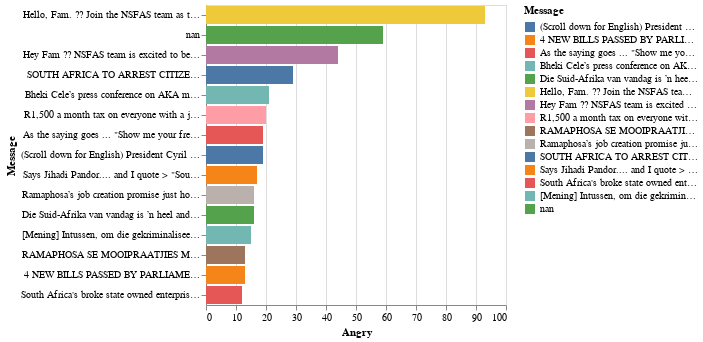

Here is the notebook cell this chart was saved with:
### Code cell
# Top 15 Messages having received high number of Angry
data_Ls=data.pivot_table(values=['Angry'], index='Message', aggfunc=np.sum).reset_index().sort_values('Angry', ascending=False).head(15)
alt.Chart(data_Ls).mark_bar().encode(x='Angry', y=alt.Y('Message:N', sort='-x'), color='Message', tooltip=['Message']).interactive()

### Figure 1 — Vega-Lite specification as saved in the notebook (floating-point values rounded to 4 significant figures)
{"config": {"view": {"continuousWidth": 300, "continuousHeight": 300}}, "data": {"name": "data-2c2cb5f7cb5cc50b336ad24ee5fe3bb5"}, "mark": {"type": "bar"}, "encoding": {"color": {"field": "Message", "type": "nominal"}, "tooltip": [{"field": "Message", "type": "nominal"}], "x": {"field": "Angry", "type": "quantitative"}, "y": {"field": "Message", "sort": "-x", "type": "nominal"}}, "params": [{"name": "param_9", "select": {"type": "interval", "encodings": ["x", "y"]}, "bind": "scales"}], "$schema": "https://vega.github.io/schema/vega-lite/v5.8.0.json", "datasets": {"data-2c2cb5f7cb5cc50b336ad24ee5fe3bb5": [{"Message": "Hello, Fam. ?? Join the NSFAS team as they exhibit at the #PresidentialImbizo on March 7 at the Sy Mthimunye Stadium in Emalahleni Local Municipality, Nkangala District, Mpumalanga. Let's #LeaveNoOneBehind ????", "Angry": 93}, {"Message": "nan", "Angry": 59}, {"Message": "Hey Fam ?? NSFAS team is excited to be a part of the #PresidentialImbizo to be held 7 March at the Sy Mthimunye Stadium in the Emalahleni Local Municipality, Nkangala District, Mpumalanga. Do come through and lets #LeaveNoOneBehind ????", "Angry": 44}, {"Message": "SOUTH AFRICA TO ARREST CITIZENS IN IDF CAPE TOWN, South Africa -- South Africa's foreign minister says her country's citizens who fight in the Israeli armed forces or alongside them in Gaza will be arrested when they return home, deepening the rift between the nations after South Africa lay accusations of genocide against Israel at the United Nations' top court. Foreign Minister Naledi Pandor made the comment earlier this week at a Palestinian solidarity event attended by officials from South Africa's ruling African National Congress party. She also encouraged people to protest outside the embassies of what she called the “five primary supporters” of Israel and its military action in Gaza. She didn’t name them but almost certainly was referring to the United States, the U.K. and Germany among others. ", "Angry": 29}, {"Message": "Bheki Cele’s press conference on AKA murder an insult to thousands of families whose murders go unsolved Issued by Okkie Terblanche MP – Democratic Alliance (DA) Shadow Deputy Minister of Police. Dated 28 February 2024. The Democratic Alliance acknowledges the recent arrests made in connection with the murders of Kiernan ‘AKA’ Forbes and Tebello ‘Tibs’ Motsoane in February of last year. While these high-profile cases have rightfully captured public attention, Police Minister Bheki Cele took the opportunity to score cheap political points by holding a press conference to show South Africa that SAPS is doing its job it is supposed to be doing. Minister Cele, over his disastrous term as Minister of Police, has often chosen to focus on publicity events that will garner him support, rather than fulfil his Constitutional duty of overseeing effective policing in this country. It is an embarrassment that the Minister celebrates the arrests of persons that have taken over a year to conclude, and we trust that the chain of custody of the docket will successfully make its way to the NPA and obtain subsequent convictions against all those involved. Whilst the arrests are welcomed, these professional hitmen have been out on the streets for over a year, with how many other hits having potentially taken place. While Cele takes the opportunity to parade in front of the cameras for a case over a year old, he neglects to tell us of the 27 494 murders that occurred last year, the 25 181 murders the year before, or the 19 972 murders before that, and how these criminals have been brought to book. It is incumbent upon us as a society to ensure that our justice system is equitable and responsive to the needs of all victims, regardless of their status or public prominence. The loss of life due to violence is always a profound tragedy, and every victim deserves equal treatment under the law however, it should never be that mediocrity is celebrated or accepted. PUBLISHED on website for Democratic Alliance (DA) - Newsroom. IMAGE: Supplied DA. #BreakTheSilenceAboutSouthAfrica", "Angry": 21}, {"Message": "R1,500 a month tax on everyone with a job in South Africa – funding the National Health Insurance (NHI). Research into the affordability of the NHI shows that every formally employed South African would need to fork over R1,500 a month through a payroll tax to meet the Department of Health’s funding estimations – failing which, a massive 22% VAT or 30%-plus income tax hike would have to cover it. As South Africans wait for President Cyril Ramaphosa to sign the National Health Insurance (NHI) Bill into law, finance experts have reiterated the warning that the scheme – in its current form – is not economically viable and requires huge sources of funding to make it a reality. Heading into budget week, finance experts at FTI Consulting have highlighted findings from their 2023 NHI Funding – Macro Implications report, which explores the various funding mechanisms required to get the universal healthcare plan off the ground. CONTINUED > ", "Angry": 20}, {"Message": "As the saying goes ... \"Show me your freinds and I will tell you who you are\". PART 2 OF 2: South Africa's ANC government has no ties to Hamas, or been in recent contact with it over Israel relations - says Naledi Pandor a South African politician, educator and academic serving as the Minister of International Relations and Cooperation. This comes in response to a set of parliamentary questions posed by the Democratic Alliance (DA) following the 7 October attacks in which over 1,000 Israelis were killed, and which has sparked the Israeli military's relentless retaliatory raids on Gaza. Government insists it has no ties to Palestinian militant group Hamas, neither has it been in any contact with it over relations with Israel. This comes in response to a set of parliamentary questions posed by the Democratic Alliance (DA) following the 7 October attacks in which over 1,000 Israelis were killed, and which has sparked the Israeli military's relentless retaliatory raids on Gaza, as it seeks to flush out its fighters. Minister of International Relations and Cooperation, Naledi Pandor, said neither she nor President Cyril Ramaphosa has made had any form of contact with a Hamas leader in recent years. DA MP Michael Bond has been probing government's relations with Hamas by asking whether the president or any Cabinet member has either called or met with a Hamas leader in either 2022, 2023 or so far, this year. But in reply, International Relations Minister Naledi Pandor stands by her October statement that she took a call from Hamas leader, Ismail Haniyeh, to discuss humanitarian assistance to Palestine. She said that during that call she reiterated South Africa’s support for Palestinians and the regret for the loss of both Palestinian and Israeli lives. In response to a second question from the DA, Pandor said that neither the president nor any member of Cabinet had met with a Hamas leader to discuss any strategy to assist Hamas or another country, to wage a diplomatic or legal offensive against Israel. To a third question on the matter, Pandor said that government had similarly not met with the governments of Iran or Qatar to assist in waging an offensive against Israel. Earlier this month, the Presidency announced it would be hosting Iran on a state visit that was scheduled for 27 February, but mere hours later said the visit had been called off. Since South Africa declared a genocide dispute against Israel in the International Court of Justice (ICJ) in December, Israel has consistently accused government of being an ally to Hamas, and of shielding the group from accountability for attacks on Israeli citizens. PUBLISHED in Eyewitness news 26 February 2024. IMAGE: Two screen grabs in one picture. #BreakTheSilenceAboutSouthAfrica", "Angry": 19}, {"Message": "(Scroll down for English) President Cyril Ramaphosa se minagtende antwoord oor die ligte straf van ? maandlange skorsing vir adjunkminister Dipuo Peters wys dat die regering geen erns oor korrupsie het nie en dat hy sy kaders skaamteloos beskerm. Peters, tans adjunkminister van kleinsake-ontwikkeling, is onlangs op ernstige klagte vir slegs ? maand geskors weens ? oortreding van die parlement se etiese kode terwyl sy minister van vervoer was. President Ramaphosa se antwoord in vraetyd vandag op die VF Plus se vraag oor die ligte straf, was ontwykend en vaag. Eers ná ? versoek van dr. Groenewald om nie die vraag te omseil nie, het die president geantwoord dat hy op die straf besluit het en dit as voldoende beskou. Hierdie houding van die president wys dat die ANC sy morele kompas totaal verloor het. Die parlement se gesamentlike komitee oor etiek en ledebelange het onder meer bevind dat Peters versuim het om ? uitvoerende hoof vir die Passasiersspooragentskap van Suid-Afrika (Prasa) aan te stel en dat sy Prasa se raad onder voorsitterskap van Popo Molefe afgedank het nadat hulle ondersoeke na korrupsie ingestel het. (Firing of Prasa board reckless, says chairman Popo Molefe: BusinessLIVE: 9-3-2017.) Sy het ook versuim om die bewering te ondersoek dat Swifambo Rail R79 miljoen van Prasa se geld onregmatig na die ANC se koffers gekanaliseer het en dat sy in 2014 en 2015 Prasa-busse vir ANC-geleenthede gebruik het. Hierdie en ander klagte is ernstig en die president moes haar na regte summier afgedank het ná die aanbeveling van die komitee. Veral die optrede van ? minister of adjunkminister moet ten alle tye bo verdenking wees om nie die publiek se vertroue in die regering te skaad nie. Dit wys dat die regering korrupsie en bedrog sal duld en oortreders selfs sal beskerm solank die ANC daardeur bevoordeel word. Suid-Afrika kan nie bekostig om nóg ? termyn onder die bestuur van ? regering van rampokkers te staan nie. - Dr. Pieter Groenewald, VF Plus-leier —————————— President’s response regarding light punishment for Deputy Minister Dipuo Peters demonstrates that ANC embraces corruption: President Cyril Ramaphosa's contemptuous response regarding the light punishment, of a month-long suspension, for Deputy Minister Dipuo Peters demonstrates that government is not serious about eradicating corruption and shamelessly protects its cadres. Despite facing serious charges, Peters, currently serving as the Deputy Minister of Small Business Development, was suspended for only a month for violating Parliament's Ethical Code while serving as Minister of Transport. President Ramaphosa's reply to the FF Plus's question about the light punishment, during today's question-and-answer session, was evasive and vague. Only after Dr Groenewald asked the President not to evade the question, did he respond by saying that he had decided on the punishment and deemed it sufficient. The President's attitude proves that the ANC has totally lost its moral compass. Parliament's Joint Committee on Ethics and Members' Interests found, among other things, that Peters had failed to appoint a CEO for the Passenger Rail Agency of South Africa (PRASA), and that she dismissed the PRASA board chaired by Popo Molefe after it had instituted investigations into corruption. (Firing of Prasa board reckless, says chairman Popo Molefe: BusinessLIVE: 9-3-2017.) She also failed to investigate the allegation that Swifambo Rail unlawfully channelled R79 million in PRASA funds to the ANC's coffers, and she used PRASA buses for ANC events in 2014 and 2015. These and other allegations are serious, and the President should have dismissed her at once based on the Committee's recommendations. The conduct of ministers and deputy ministers should at all times be above reproach so that the public does not lose faith in government. This, however, shows that government will tolerate fraud and corruption, and even protect offenders as long as it benefits the ANC. South Africa cannot afford another term under the rule of a government of gangsters. - Dr. Pieter Groenewald, FF Plus leader", "Angry": 19}, {"Message": "Says Jihadi Pandor.... and I quote > \"South Africa does not consider Hamas a terrorist organisation, reiterates Pandor\" - End of quote. Pandor was responding to more written Parliamentary questions about the country's support for Palestine amid Israel's continued attack on Gaza. International Relations Minister Naledi Pandor has once again outlined that South Africa does not consider Palestinian military group Hamas as a terrorist organisation. Pandor was responding to more written Parliamentary questions about the country's support for Palestine amid Israel's continued attack on Gaza. There has been a prolonged conflict between Israel and Hamas since the group killed about 1,200 people in southern Israel in October 2023. Since then, Israel has responded with attacks where over 30,000 Palestinians have been killed in air and ground strikes. Democratic Alliance (DA) Member of Parliament (MP) Greg Krumbock asked Pandor in a written question whether it's her department's position to consider Hamas as the legitimate government of the people of Gaza. Krumbock said Hamas has been designated by certain countries like the United States, and the European Union as a terrorist group. However, Pandor stated that South Africa's position on Hamas is in line with the United Nations. She also maintained that there are \"open lines of communication\" with all Palestinian political formations, including Fatah, and Hamas among others. Pandor also earlier in a separate written reply denied claims that South Africa received money or resources to pursue its case against Israel at the International Court of Justice and that the country was the \"legal arm\" of Hamas. PUBLISHED here > ", "Angry": 17}, {"Message": "Ramaphosa’s job creation promise just hot air... President Cyril Ramaphosa’s promise to create 2.5 million job opportunities for the next five years sounds good but is highly unlikely to be fulfilled This is the view of labour lawyer Michael Bagraim, who told eNCA that the Presidential Employment Stimulus is “quite frankly pie in the sky”. His comments come after the launch of the ANC’s election manifesto, in which the ruling party promised voters that it would create 2.5 million work opportunities in the next five years. Bagraim said this is not a new promise, as Rampahosa has made similar commitments in nearly every State of the Nation Address he’s given. “Let’s face it, it’s a wonderful promise, and it goes a little bit of the way to try and solve some of our unemployment,” he said. “The real problem is that the President’s promise is not going to be fulfilled. It hasn’t been fulfilled.” He said the ANC’s promise has two major faults that will prevent the party from improving South Africa’s unemployment rate. The first problem is that the ANC promises to create 2.5 million “work opportunities” – not jobs. “A work opportunity could be 3 days, 5 days, or two months, and we don’t know what it will pay. We know that the Extended Public Works Program even pays half the minimum wage,” Bagraim said. “The government says it can’t afford to pay the minimum wage, so it’s going to probably be that sort of work opportunity which is not a job and is not sustainable.” The second problem Bagraim identified is that the government is not there to create jobs. Rather, the government is there to create an opportunity for the business community to create jobs. Bagraim explained that everywhere in the world, the business community creates jobs, while the government must create the environment for job creation. “By the time the government decides to move away from that concept of government creating jobs, we’ll be bankrupt, and we almost are,” he said. “We’ve had now just over 20 years of job losses from year to year, and it’s sad that that is happening because this is not politics – this is the living reality of South Africans,” he said. “So, this whole idea of the Presidential Employment Stimulus is quite frankly pie in the sky. It’s a little bit like the bullet train or the smart cities.” The United Nations Development Programme (UNDP) warned last year that South Africa’s high unemployment rate, particularly among its youth, is a “ticking time bomb” that could result in social unrest. The UNDP’s South Africa National Human Development Report for 2022 focused on analysing South Africa’s youth employability. “Youth unemployment in South Africa is a multipronged challenge that limits the earning potential of youth, stymies business growth, threatens social cohesion, and puts pressure on public resources,” the report said. “There is no doubt that the high unemployment rate is a ticking time bomb.” The Spectator Index’s 2023 youth unemployment rate list reveals that South Africa has the worst youth unemployment among all included countries. South Africa has over 10 million young people aged 15-24 years. Of these, only 2.5 million were in the labour force, either employed or unemployed. PUBLISHED in Daily Investor 3 Mrach 2024. IMAGE: Fair Use. Daily Investor. Used for illustration. #BreakTheSilenceAboutSouthAfrica", "Angry": 16}, {"Message": "Die Suid-Afrika van vandag is ’n heel ander plek as wat dit 30 jaar gelede was, sê pres. Cyril Ramaphosa.", "Angry": 16}, {"Message": "[Mening] Intussen, om die gekriminaliseerde staat te voed, militariseer MK Suid-Afrika se liggaamspolitiek met dreigemente van drakoniese nuwe beleide en van ongekende politieke geweld en intimidasie. Lees hier: ", "Angry": 15}, {"Message": "RAMAPHOSA SE MOOIPRAATJIES MAAR NET VERKIESINGSBELOFTES Dit is 30 jaar ná Suid-Afrika se eerste demokratiese verkiesing – ’n verkiesing wat heelwat Suid-Afrikaners hoop gegee het. Vanjaar is dit weer tyd om ’n kruisie by die stembus te gaan trek en daar kan met reg gesê word dat die hoop van 30 jaar gelede nie meer bestaan nie. Lees meer: ", "Angry": 13}, {"Message": "4 NEW BILLS PASSED BY PARLIAMENT – WITH BIG CHANGES FOR PENSIONS IN SOUTH AFRICA The National Assembly has passed four Bills, with one having a significant impact on South Africa’s pension system. NA has passed the Revenue Laws Amendment Bill, the Plant Health (Phytosanitary) Bill, the Deeds Registries Amendment Bill, and the Municipal Fiscal Powers and Functions Amendment Bill. The Revenue Laws Amendment Bill, the Plant Health (Phytosanitary) Bill and the Deeds Registries Amendment Bill will head to the National Council of Provinces for concurrence. On the other hand, the Municipal Fiscal Powers and Functions Amendment Bill now only needs the signature of President Cyril Ramaphosa to become law. A breakdown of the Bills can be found below: ", "Angry": 13}, {"Message": "South Africa's broke state owned enterprises crying out for a helping hand, would you help them? The South African government needs private sector equity partners to turn around the fortunes of the nation’s failing state-owned enterprises (SOEs). Speaking to the Sunday Times, Presidential Spokesperson Vincent Magwenya said that the strained fiscus can no longer afford to bail out struggling SOEs. These comments come after it was announced that the deal to sell 51% of South African Airways (SAA) to the Takatso Consortium fell through. The termination of the deal, where the Takataso consortium would pay R51 for the 51% stake before spending R3 billion to recapitalise the airline, was a mutual agreement. Reports show that Takatso wanted the deal terminated due to a change in its structure after the airline’s valuation rose from R2.4 billion during Covid-19 to a current value of R6.5 billion. There was also disagreement within the government, with the SACP, COSATU and factions of the ANC fighting against the privatisation of the SOE. “There is still an intention, more broadly speaking, to have strategic partners to work together with government in the process of turning around struggling and ailing SOEs,” said Magwenya to the Sunday Times. “What has never been the policy or an intention is what people who distort this process will say, that there is an intention just out of the blue to go into a wholesale selloff of state assets.” Other successes Despite the internal disagreements of the SAA sale, there was less pushback against privatising part of the Durban port, with an agreement that expertise and cash are needed amid Transnet’s woes. Transnet will also provide a draft of its network statement in the next few days, allowing private companies to use its rail network of over 20,000 km. The plan is to get private trains onto the tracks in the second half of the year. The failure to export commodities has severely hampered South Africa’s growth prospects. National Assembly also recently passed the Electricity Regulation Amendment Act, which Mineral Resources and Energy Minister Gwede Mantashe said will radically transform the electricity sector. The Bill will create an open market platform for competitive electricity trading, essentially ending Eskom’s monopoly over generation – whose failures are a primary cause of load shedding. It also provides for the Transmission Systems Operator (TSO) to act as a wheeler and dealer of electricity. It also strengthens the role of the National Energy Regulator of South Africa (NERSA) in licensing entities that wish to enter the generation market and providing regulatory oversight during the transition. PUBLISHED in Businesstech 17 March 2024. IMAGE: Supplied Businesstech and used for illustration. Fair Use. #BreakTheSilenceAboutSouthAfrica", "Angry": 12}]}}
